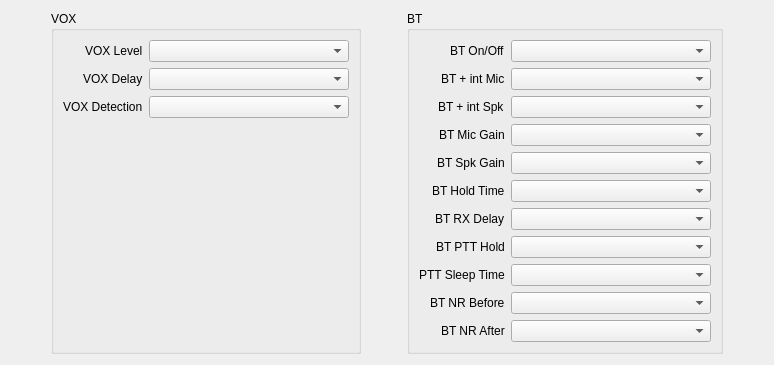
     <widget class="QWidget" name="voxBtTab">
      <attribute name="title">
       <string>Vox/BT</string>
      </attribute>
      <layout class="QHBoxLayout" name="horizontalLayout_8">
       <item>
        <spacer name="horizontalSpacer_9">
         <property name="orientation">
          <enum>Qt::Orientation::Horizontal</enum>
         </property>
         <property name="sizeHint" stdset="0">
          <size>
           <width>40</width>
           <height>20</height>
          </size>
         </property>
        </spacer>
       </item>
       <item>
        <widget class="QGroupBox" name="groupBox">
         <property name="title">
          <string>VOX</string>
         </property>
         <layout class="QHBoxLayout" name="horizontalLayout_9">
          <item>
           <layout class="QFormLayout" name="formLayout_6">
            <property name="labelAlignment">
             <set>Qt::AlignmentFlag::AlignRight|Qt::AlignmentFlag::AlignTrailing|Qt::AlignmentFlag::AlignVCenter</set>
            </property>
            <item row="0" column="0">
             <widget class="QLabel" name="label_48">
              <property name="text">
               <string>VOX Level</string>
              </property>
             </widget>
            </item>
            <item row="1" column="0">
             <widget class="QLabel" name="label_49">
              <property name="text">
               <string>VOX Delay</string>
              </property>
             </widget>
            </item>
            <item row="2" column="0">
             <widget class="QLabel" name="label_50">
              <property name="text">
               <string>VOX Detection</string>
              </property>
             </widget>
            </item>
            <item row="0" column="1">
             <widget class="QComboBox" name="voxLevelCmbx">
              <property name="minimumSize">
               <size>
                <width>200</width>
                <height>0</height>
               </size>
              </property>
             </widget>
            </item>
            <item row="1" column="1">
             <widget class="QComboBox" name="voxDelayCmbx"/>
            </item>
            <item row="2" column="1">
             <widget class="QComboBox" name="voxDetectionCmbx"/>
            </item>
           </layout>
          </item>
         </layout>
        </widget>
       </item>
       <item>
        <spacer name="horizontalSpacer_11">
         <property name="orientation">
          <enum>Qt::Orientation::Horizontal</enum>
         </property>
         <property name="sizeHint" stdset="0">
          <size>
           <width>40</width>
           <height>20</height>
          </size>
         </property>
        </spacer>
       </item>
       <item>
        <widget class="QGroupBox" name="groupBox_2">
         <property name="title">
          <string>BT</string>
         </property>
         <layout class="QHBoxLayout" name="horizontalLayout_10">
          <item>
           <layout class="QFormLayout" name="formLayout_7">
            <property name="labelAlignment">
             <set>Qt::AlignmentFlag::AlignRight|Qt::AlignmentFlag::AlignTrailing|Qt::AlignmentFlag::AlignVCenter</set>
            </property>
            <item row="0" column="0">
             <widget class="QLabel" name="label_51">
              <property name="text">
               <string>BT On/Off</string>
              </property>
             </widget>
            </item>
            <item row="1" column="0">
             <widget class="QLabel" name="label_52">
              <property name="text">
               <string>BT + int Mic</string>
              </property>
             </widget>
            </item>
            <item row="2" column="0">
             <widget class="QLabel" name="label_53">
              <property name="text">
               <string>BT + int Spk</string>
              </property>
             </widget>
            </item>
            <item row="3" column="0">
             <widget class="QLabel" name="label_54">
              <property name="text">
               <string>BT Mic Gain</string>
              </property>
             </widget>
            </item>
            <item row="4" column="0">
             <widget class="QLabel" name="label_55">
              <property name="text">
               <string>BT Spk Gain</string>
              </property>
             </widget>
            </item>
            <item row="5" column="0">
             <widget class="QLabel" name="label_56">
              <property name="text">
               <string>BT Hold Time</string>
              </property>
             </widget>
            </item>
            <item row="6" column="0">
             <widget class="QLabel" name="label_57">
              <property name="text">
               <string>BT RX Delay</string>
              </property>
             </widget>
            </item>
            <item row="7" column="0">
             <widget class="QLabel" name="label_58">
              <property name="text">
               <string>BT PTT Hold</string>
              </property>
             </widget>
            </item>
            <item row="8" column="0">
             <widget class="QLabel" name="label_59">
              <property name="text">
               <string>PTT Sleep Time</string>
              </property>
             </widget>
            </item>
            <item row="0" column="1">
             <widget class="QComboBox" name="btOnOffCmbx">
              <property name="minimumSize">
               <size>
                <width>200</width>
                <height>0</height>
               </size>
              </property>
             </widget>
            </item>
            <item row="1" column="1">
             <widget class="QComboBox" name="btIntMicCmbx"/>
            </item>
            <item row="2" column="1">
             <widget class="QComboBox" name="btIntSpkCmbx"/>
            </item>
            <item row="3" column="1">
             <widget class="QComboBox" name="btMicGainCmbx"/>
            </item>
            <item row="4" column="1">
             <widget class="QComboBox" name="btSpkGainCmbx"/>
            </item>
            <item row="5" column="1">
             <widget class="QComboBox" name="btHoldTimeCmbx"/>
            </item>
            <item row="6" column="1">
             <widget class="QComboBox" name="btRxDelayCmbx"/>
            </item>
            <item row="7" column="1">
             <widget class="QComboBox" name="btPttHoldCmbx"/>
            </item>
            <item row="8" column="1">
             <widget class="QComboBox" name="pttSleepTimeCmbx"/>
            </item>
            <item row="9" column="0">
             <widget class="QLabel" name="btNrBeforeLbl">
              <property name="text">
               <string>BT NR Before</string>
              </property>
             </widget>
            </item>
            <item row="9" column="1">
             <widget class="QComboBox" name="btNrBeforeCmbx"/>
            </item>
            <item row="10" column="0">
             <widget class="QLabel" name="btNrAfterLbl">
              <property name="text">
               <string>BT NR After</string>
              </property>
             </widget>
            </item>
            <item row="10" column="1">
             <widget class="QComboBox" name="btNrAfterCmbx"/>
            </item>
           </layout>
          </item>
         </layout>
        </widget>
       </item>
       <item>
        <spacer name="horizontalSpacer_10">
         <property name="orientation">
          <enum>Qt::Orientation::Horizontal</enum>
         </property>
         <property name="sizeHint" stdset="0">
          <size>
           <width>40</width>
           <height>20</height>
          </size>
         </property>
        </spacer>
       </item>
      </layout>
     </widget>
